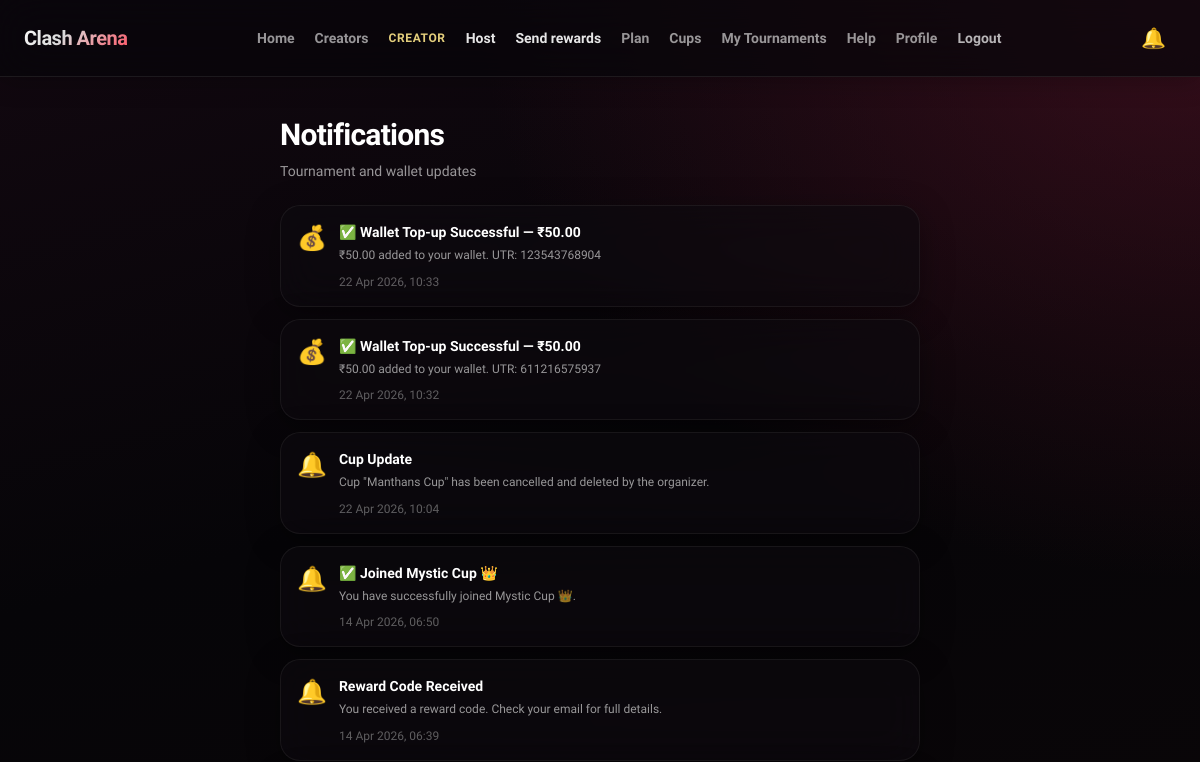
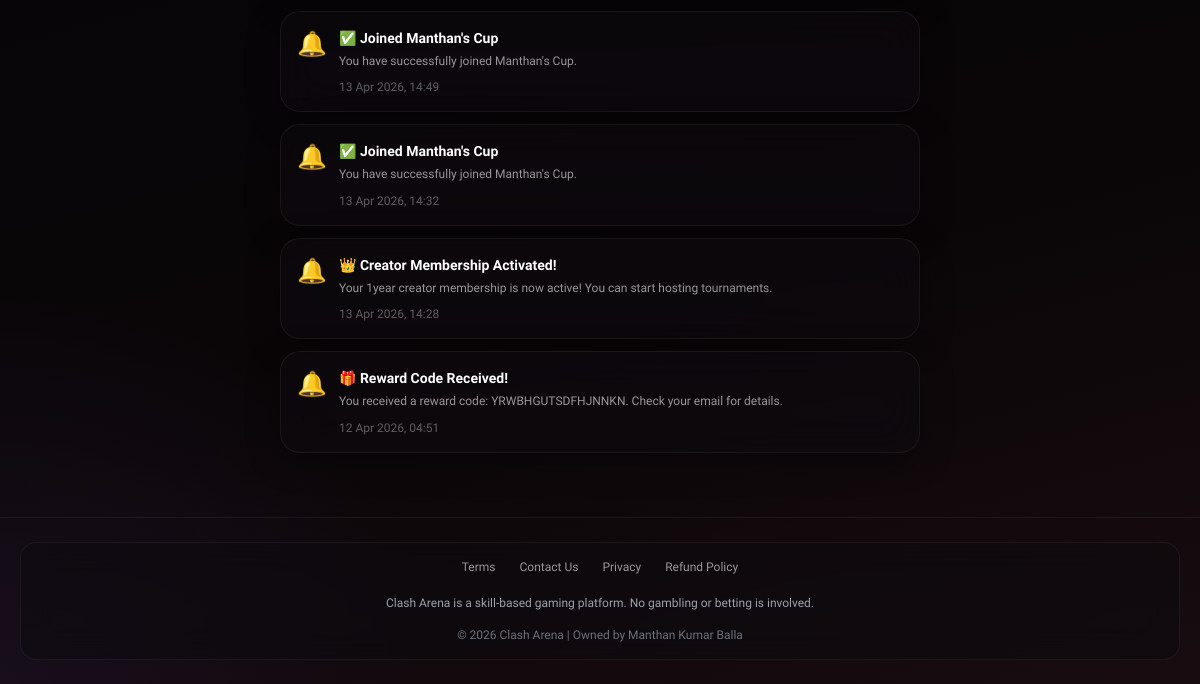
Before: /notifications/ (signed in) with the older database file (2 pictures, top to bottom).
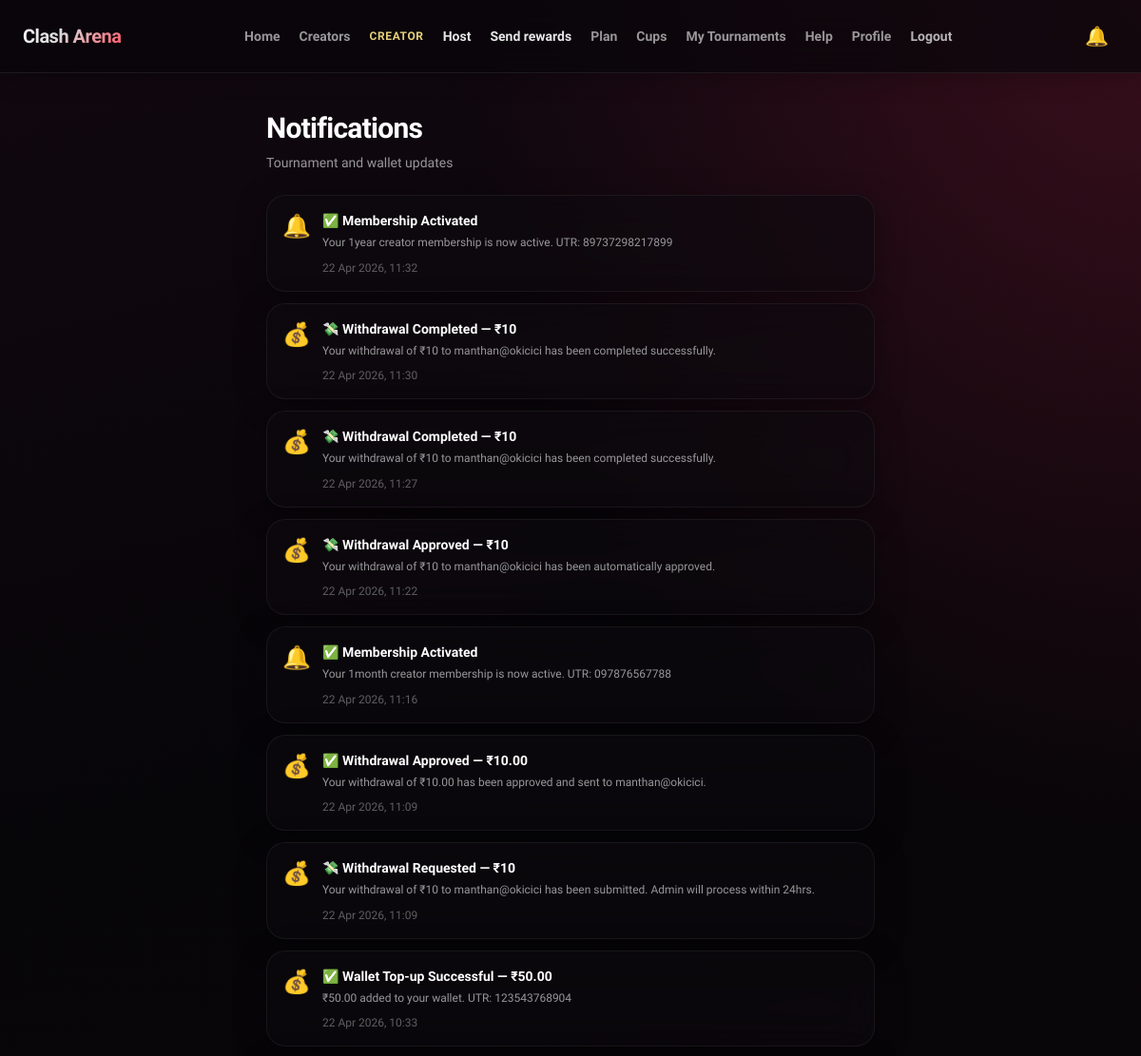
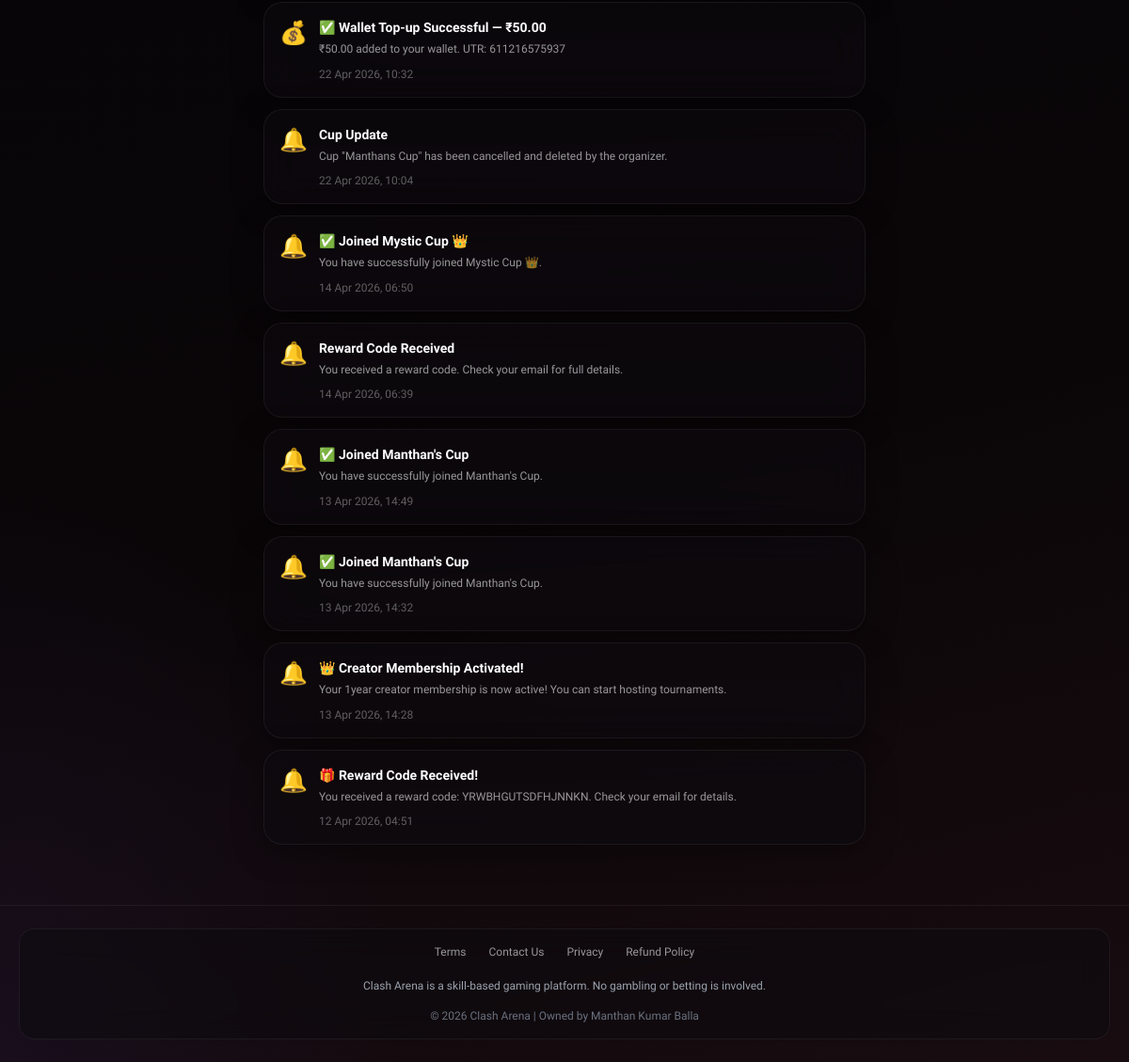
After: the same page with the newer database file (2 pictures, top to bottom).
### core/models.py (models this page shows, shortened)
class Notification(models.Model):
    TYPE_CHOICES = [
        ('tournament_start', 'Tournament Started'),
        ('tournament_end', 'Tournament Ended'),
        ('tournament_cancel', 'Tournament Cancelled'),
        ('result_uploaded', 'Result Uploaded'),
        ('wallet_credit', 'Wallet Credit'),
        ('general', 'General'),
    ]
    user = models.ForeignKey(User, on_delete=models.CASCADE, related_name='notifications')
    notification_type = models.CharField(max_length=30, choices=TYPE_CHOICES, default='general')
    title = models.CharField(max_length=200)
    message = models.TextField()
    url = models.CharField(max_length=255, blank=True, default='')
    tournament = models.ForeignKey(Tournament, on_delete=models.CASCADE, null=True, blank=True)
    is_read = models.BooleanField(default=False)
    created_at = models.DateTimeField(auto_now_add=True)

### core/views.py (the view)
# urls.py: path('notifications/', notifications_view, name='notifications'),
@login_required
def notifications_view(request):
    notifications = Notification.objects.filter(
        user=request.user
    ).order_by('-created_at')[:50]
    Notification.objects.filter(user=request.user, is_read=False).update(is_read=True)
    return render(request, 'notifications.html', {
        'notifications': notifications
    })

### core/context_processors.py (called while the page is built)
def unread_notifications(request):
    if request.user.is_authenticated:
        qs = Notification.objects.filter(
            user=request.user, is_read=False
        )
        count = qs.count()
        recent = Notification.objects.filter(user=request.user).order_by('-created_at')[:8]
        return {'unread_count': count, 'recent_notifications': recent}
    return {'unread_count': 0, 'recent_notifications': []}

### templates/notifications.html (shortened to what this page needs)
{% extends "base.html" %}
{% block content %}
<div class="max-w-2xl mx-auto px-3 sm:px-4 py-6 sm:py-10">
    <h1 class="text-2xl sm:text-3xl font-extrabold text-white mb-2 tracking-tight">Notifications</h1>
    <p class="ca-muted text-sm mb-6">Tournament and wallet updates</p>
    <div class="space-y-3">
        {% for n in notifications %}
        <div class="ca-glass p-4 relative overflow-hidden transition border {% if not n.is_read %}border-ca-accent/35 shadow-[0_0_24px_rgba(255,77,94,0.12)]{% else %}border-white/[0.06]{% endif %}">
            <div class="flex items-start gap-3 pr-4">
                <div class="text-2xl flex-shrink-0">
                    {% if n.notification_type == 'tournament_start' %}🔴
                    {% elif n.notification_type == 'tournament_end' %}🏆
                    {% elif n.notification_type == 'tournament_cancel' %}❌
                    {% elif n.notification_type == 'result_uploaded' %}📸
                    {% elif n.notification_type == 'wallet_credit' %}💰
                    {% else %}🔔
                    {% endif %}
                </div>
                <div class="flex-1 min-w-0">
                    <p class="text-white font-bold text-sm">{{ n.title }}</p>
                    <p class="ca-muted text-xs mt-1 leading-relaxed">{{ n.message }}</p>
                    <div class="flex flex-wrap items-center gap-3 mt-2">
                        <p class="text-white/35 text-xs">{{ n.created_at|date:"d M Y, H:i" }}</p>
                    </div>
                </div>
            </div>
        </div>
        {% empty %}
        <div class="ca-glass px-5 py-10 text-center">
            <p class="ca-muted text-sm">No notifications yet.</p>
        </div>
        {% endfor %}
    </div>
</div>
{% endblock %}

### templates/base.html (shortened to what this page needs)
<!DOCTYPE html>
<html lang="en">
<head>
    <script src="https://cdn.tailwindcss.com"></script>
</head>
<body class="text-white overflow-x-hidden antialiased">
    <nav class="ca-nav flex flex-wrap justify-between items-center gap-2 px-4 sm:px-6 py-3 sm:py-3.5 relative z-40">
        <a href="/" class="text-lg sm:text-xl font-extrabold ca-logo tracking-tight shrink-0 py-1">Clash Arena</a>
        <div class="hidden md:flex flex-wrap gap-x-5 gap-y-2 text-sm font-semibold items-center">
            <a href="/" class="ca-muted hover:text-white transition">Home</a>
            <a href="/creators/" class="ca-muted hover:text-white transition">Creators</a>
            {% if user.is_authenticated %}
                {% if user.profile.is_admin %}
                    <span class="text-ca-accent font-bold text-xs uppercase tracking-wider">Admin</span>
                    <a href="/create-tournament/" class="text-white/90 hover:text-ca-accent transition">Host</a>
                    <a href="/creator-admin/" class="text-white/90 hover:text-ca-accent transition">Panel</a>
                {% elif user.profile.is_creator %}
                    <span class="text-amber-200/90 font-semibold text-xs uppercase tracking-wider">Creator</span>
                    <a href="/create-tournament/" class="text-white/90 hover:text-ca-accent transition">Host</a>
                    <a href="/creator/rewards/" class="text-white/90 hover:text-ca-accent transition">Send rewards</a>
                    <a href="/subscription/" class="ca-muted hover:text-white transition">Plan</a>
                {% else %}
                    <a href="/subscription/" class="ca-muted hover:text-ca-accent transition">Become Creator</a>
                {% endif %}
                <a href="/cups/" class="ca-muted hover:text-white transition">Cups</a>
                <a href="/my-tournaments/" class="ca-muted hover:text-white transition">My Tournaments</a>
                <a href="/help/" class="ca-muted hover:text-white transition">Help</a>
                <a href="/profile/" class="ca-muted hover:text-white transition">Profile</a>
                <a href="/logout/" class="text-white/70 hover:text-ca-accent transition">Logout</a>
            {% else %}
                <a href="/login/" class="ca-muted hover:text-white transition">Login</a>
                <a href="/register/" class="text-white/90 hover:text-ca-accent transition">Register</a>
            {% endif %}
        </div>
        <div class="flex items-center gap-1 sm:gap-2 shrink-0">
            {% if user.is_authenticated %}
            <button type="button" id="notifBtn" class="relative p-2.5 min-w-[2.75rem] min-h-[2.75rem] flex items-center justify-center rounded-full hover:bg-white/5 transition" aria-label="Notifications">
                <span id="notifBellIcon" class="text-xl {% if unread_count > 0 %}bell-shake{% endif %}">🔔</span>
            </button>
            {% endif %}
        </div>
    </nav>
    <main class="max-w-7xl mx-auto px-4 sm:px-5 pb-6">
        {% block content %}{% endblock %}
    </main>
    <footer class="max-w-7xl mx-auto px-4 sm:px-5 py-6 border-t border-white/[0.06]">
        <div class="ca-glass-sm px-4 py-4 flex flex-col items-center justify-center gap-4 text-center">
            <div class="flex flex-wrap items-center justify-center gap-x-6 gap-y-2 text-xs font-medium ca-muted">
                <a href="/terms/" class="hover:text-white transition">Terms</a>
                <a href="/contact/" class="hover:text-white transition">Contact Us</a>
                <a href="/privacy/" class="hover:text-white transition">Privacy</a>
                <a href="/refund-policy/" class="hover:text-white transition">Refund Policy</a>
            </div>
            <p class="text-xs text-gray-400 font-medium max-w-2xl mt-1">Clash Arena is a skill-based gaming platform. No gambling or betting is involved.</p>
            <p class="text-xs text-gray-500 font-medium">© 2026 Clash Arena | Owned by Manthan Kumar Balla</p>
        </div>
    </footer>
</body>
</html>

### templates/base.html (style rules this page uses)
:root { --ca-accent: #ff4d5e; --ca-accent-hover: #ff6b7a; --ca-glass: rgba(14, 11, 16, 0.62); --ca-glass-border: rgba(255, 255, 255, 0.08); --ca-text-muted: rgba(255, 255, 255, 0.58); }
html { height: 100%; -webkit-tap-highlight-color: transparent; background-color: #060508; }
html, body { overflow-x: hidden; max-width: 100vw; scrollbar-width: none; -ms-overflow-style: none; }
body { min-height: 100%; height: 100%; font-family: 'Plus Jakarta Sans', system-ui, sans-serif; color: #f4f4f5; background-color: var(--ca-deep, #060508); background-image: radial-gradient(ellipse 120% 80% at 100% 0%, rgba(90, 20, 40, 0.55) 0%, transparent 50%), radial-gradient(ellipse 80% 60% at 0% 100%, rgba(25, 15, 30, 0.9) 0%, transparent 45%), linear-gradient(165deg, #120810 0%, #060508 35%, #0a0608 70%, #180c10 100%); background-attachment: fixed; opacity: 0; transition: opacity 0.12s ease; }
body.page-ready { opacity: 1; }
main { min-height: calc(100dvh - 4.25rem); overflow-x: hidden; }
.ca-nav { background: rgba(8, 6, 10, 0.72); backdrop-filter: blur(20px); -webkit-backdrop-filter: blur(20px); border-bottom: 1px solid var(--ca-glass-border); box-shadow: 0 4px 24px rgba(0, 0, 0, 0.25); }
.ca-logo { background: linear-gradient(135deg, #fff 0%, rgba(255, 255, 255, 0.85) 40%, var(--ca-accent) 100%); -webkit-background-clip: text; background-clip: text; -webkit-text-fill-color: transparent; }
.ca-glass { background: var(--ca-glass); backdrop-filter: blur(20px); -webkit-backdrop-filter: blur(20px); border: 1px solid var(--ca-glass-border); border-radius: 1.25rem; box-shadow: 0 8px 32px rgba(0, 0, 0, 0.35); }
.ca-glass-sm { background: rgba(12, 10, 14, 0.5); backdrop-filter: blur(16px); -webkit-backdrop-filter: blur(16px); border: 1px solid rgba(255, 255, 255, 0.06); border-radius: 1rem; }
.ca-muted { color: var(--ca-text-muted); }

Changed rows visible on the page:
added Notification: title "✅ Membership Activated", message "Your 1year creator membership is now active. UTR: 89737298217899", created_at "22 Apr 2026, 11:32"
added Notification: title "💸 Withdrawal Completed — ₹10", message "Your withdrawal of ₹10 to manthan@okicici has been completed successfully.", created_at "22 Apr 2026, 11:30"
added Notification: title "💸 Withdrawal Completed — ₹10", message "Your withdrawal of ₹10 to manthan@okicici has been completed successfully.", created_at "22 Apr 2026, 11:27"
added Notification: title "💸 Withdrawal Approved — ₹10", message "Your withdrawal of ₹10 to manthan@okicici has been automatically approved.", created_at "22 Apr 2026, 11:22"
added Notification: title "✅ Membership Activated", message "Your 1month creator membership is now active. UTR: 097876567788", created_at "22 Apr 2026, 11:16"
added Notification: title "✅ Withdrawal Approved — ₹10.00", message "Your withdrawal of ₹10.00 has been approved and sent to manthan@okicici.", created_at "22 Apr 2026, 11:09"
added Notification: title "💸 Withdrawal Requested — ₹10", message "Your withdrawal of ₹10 to manthan@okicici has been submitted. Admin will process within 24hrs.", created_at "22 Apr 2026, 11:09"
